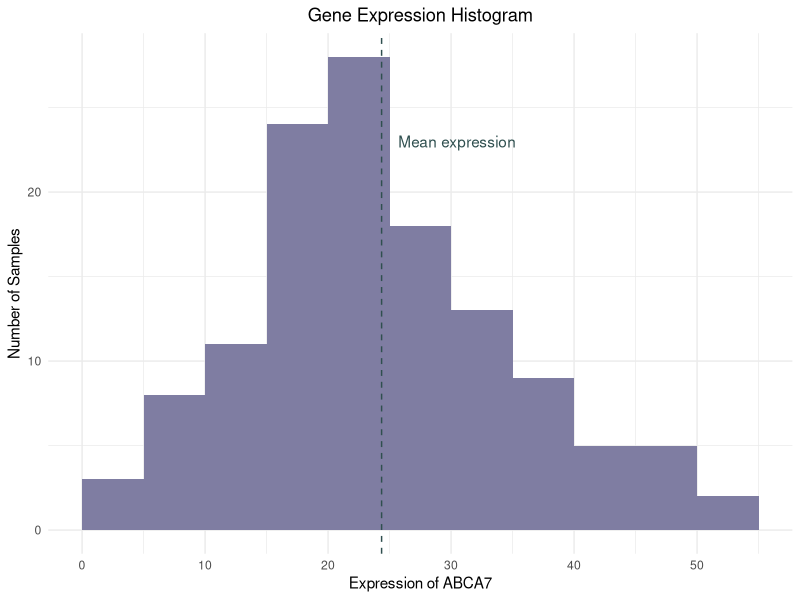

The R source for this figure:
## ---- chunk 1
knitr::opts_chunk$set(echo = TRUE)
knitr::opts_knit$set(root.dir = normalizePath("/Users/sabinhart/Desktop/QBS 103 - R/final-proj"))
setwd("/Users/sabinhart/Desktop/QBS 103 - R/final-proj")
## ---- chunk 2
library(tidyverse)
library(stringr)
## ---- chunk 3
gene_data_raw <- read_csv("./final-data/QBS103_GSE157103_genes.csv")
pheno_data_raw <- read_csv("./final-data/QBS103_GSE157103_series_matrix.csv")
## ---- chunk 4

# flipping gene data 
gene_data <- gene_data_raw %>% 
  rename("gene_name" = 1) %>% 
  column_to_rownames("gene_name") %>% 
  t() %>% 
  data.frame() %>% 
  rownames_to_column("participant_id")

# combine data
cleaned_data <- gene_data %>% 
  merge(pheno_data_raw, by='participant_id') %>% 
  mutate(participant_id = as.numeric(sub(".*_(\\d+)_.*", "\\1", participant_id))) %>%
  mutate(participant_id = case_when(
    grepl('non', disease_status, ignore.case = TRUE) ~ participant_id + 200,
    TRUE ~ participant_id
  )) %>% 
  arrange(participant_id)

rm(gene_data, gene_data_raw, pheno_data_raw)
## ---- chunk 5

plot1_data <- cleaned_data %>% 
  select('ABCA7')

plot1 <- ggplot(data = plot1_data, aes(x = ABCA7)) +
  geom_histogram(fill = '#7f7da2', bins = 12, binwidth = 5, center = 2.5) +
  geom_vline(xintercept = mean(plot1_data$ABCA7), linetype = 'dashed', color = 'darkslategrey') +
  annotate("text", x = 30.5, y = 23, color = 'darkslategrey', label = 'Mean expression') +
  theme_minimal() +
  labs(title = "Gene Expression Histogram",
       x = "Expression of ABCA7",
       y = "Number of Samples") +
  theme(plot.title = element_text(hjust = 0.5)) +
  scale_x_continuous(breaks = seq(0, 70, 10))
plot1
